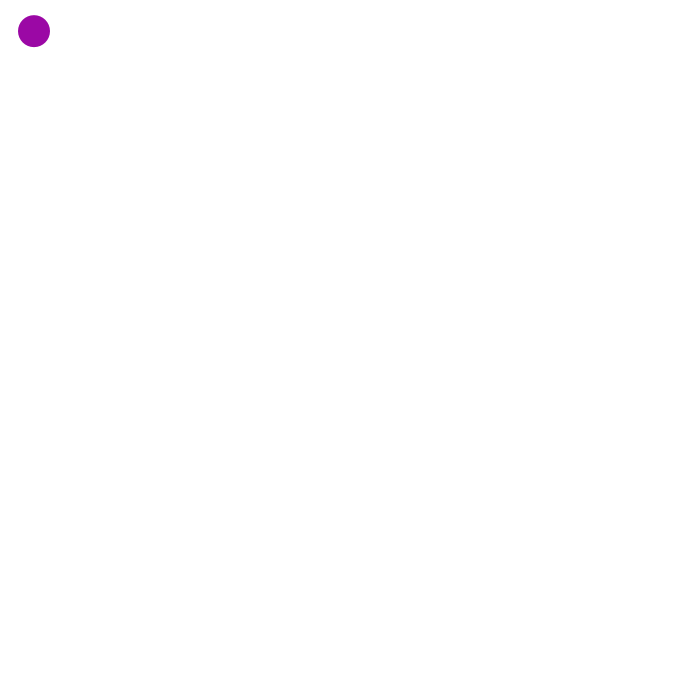
Frame 1 (no input)
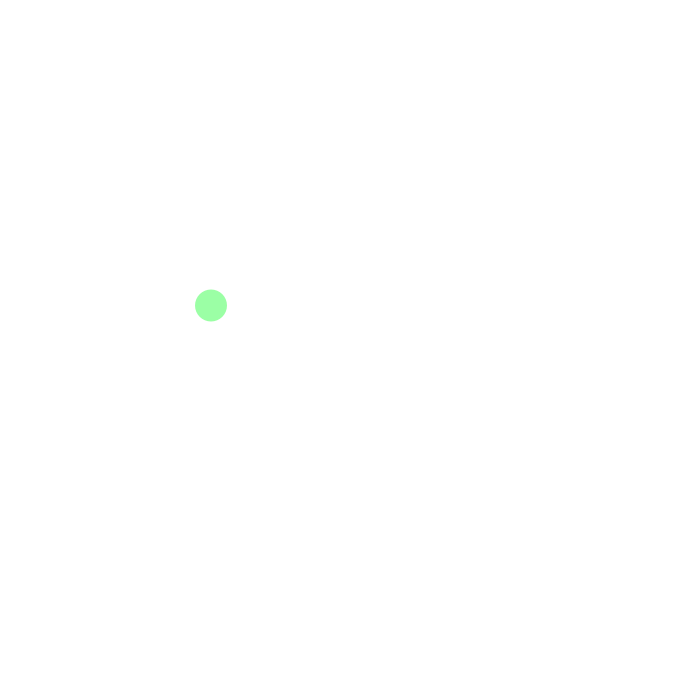
Frame 60 (the mouse pressed at the canvas centre just before this capture)
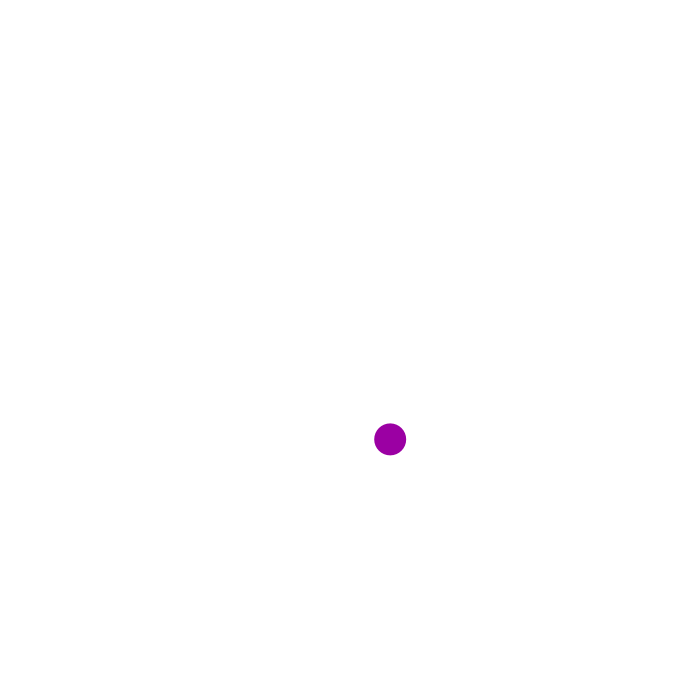
Frame 120 (the mouse held since frame 60 and released just before this capture)

The Processing sketch that drew these frames (run headless with seeded random() and noise(); from frame 60 on, the mouse is pressed at the canvas centre):

// Processing sketch: processing_53015
// ── processing_53015.pde

//code modified from 
// http://www.openprocessing.org/visuals/?visualID=22459
Mover mover;
 
void setup() {
  size(700,700);
  smooth();
  background(255);
  mover = new Mover();
   
}
  
void draw() {
  noStroke();
  fill(255);
  rect(0,0,width,height);
  
    
  mover.update();
  mover.checkEdges();
  mover.display();
  mover.wind();
   
}
class Mover {
  PVector location;
  PVector velocity;
  PVector acceleration;
  PVector wind;
  int size_;
  
  
  Mover() {
     size_ = 16;
    location = new PVector(this.size_+15, this.size_+15);
    velocity = new PVector(3,0);
    acceleration = new PVector(0, .15); 
    wind = new PVector(0, 0);
     
  }
  
  void update() {
    velocity.add(acceleration);
    location.add(velocity);
    velocity.sub(wind);
  }
  
  void wind(){
    if(key == 's' || key == 'S'){
      wind.x = 0;
      wind.y = 0;
    }else if(key == 'a' || key == 'A'){
      wind.x = .008;
    }else if(key == 'd' || key == 'D'){
      wind.x = -.008;
    }
  }
  void display() {
    noStroke();
    fill(155,55*(this.velocity.y),55*(this.velocity.x));
    ellipse(location.x,location.y,2*size_,2*size_); //modified by me to get
    //32x32 circle.
  }
  
  void grow(){
   if(size_+16<width/2)
   {
     size_=size_+16;
   } 
  }
  
  void checkEdges() {  //modified by me to simulate basic
  //projectile motion
  
  
    if (location.x > width - size_) {
      velocity.x = velocity.x * -.8; //simulates bounce energy loss
      this.grow();
      location.x = width-size_;
     
        
    }
    else if (location.x < size_) {
      velocity.x = velocity.x * -.8;
      this.grow();
      location.x = size_;
      
    }
  
    if (location.y > height - size_){
      velocity.y = velocity.y * -0.8;
      velocity.x = velocity.x * .99; //this simulates ground friction
      //this.grow();
      location.y = height - size_;
       
       
    }
    else if (location.y < size_) {
      velocity.y = velocity.y * -0.8;
      //this.grow();
      location.y = size_;
       
    }
      
    //This lets you "catch" and "throw" the ball.
    // Original code taken from previous excercises and programs in class.
    if(dist(location.x, location.y, mouseX, mouseY) < size_){
      if (mousePressed == true) {
        location.x = map(mouseX, 0, width, size_, width-size_);
        location.y = map(mouseY, 0, height, size_, height-size_);
        velocity.x = mouseX - pmouseX;
        velocity.y = mouseY - pmouseY;
      }
    }
  }
}
